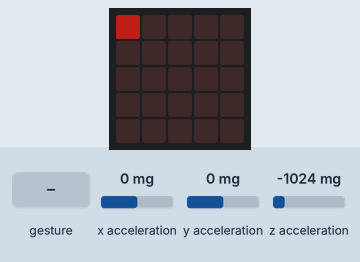
Recording of a program running on a simulated BBC micro:bit running MicroPython. Parts: the board's 5×5 LED display. The test bench sets the inputs (shaded band); at power-on: z acceleration -1024 mg, x acceleration 0 mg, y acceleration 0 mg. Dim RGB values are drawn brighter than linear; no radio messages arrive unless stated (any console line starting 'radio sent:' is added by the test bench); a tilt is held for 1.5 s and a shake lasts 1 s, then the board lies face up again; what the program prints to the serial console is not drawn.

Above: at 4.2 s.
4.3 s: gesture 'shake'
8.8 s: z acceleration set to -1440 mg
Timing chart, 0 to 11.3 s (numbered marks = the images above; inputs shaded):
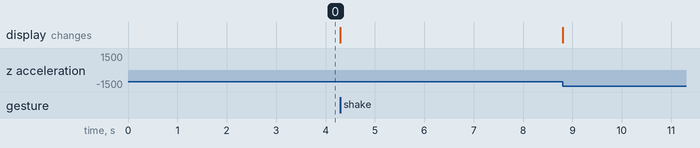

The program:

__.py
```python
import radio as 廣播
import ustruct as 結構
from microbit import display as 燈光
from microbit import accelerometer as 加速度
import utime as 時間

廣播.on()

while True:
    燈光.clear()
    x = 加速度.get_x()
    y = 加速度.get_y()
    z = 加速度.get_z()
    晃動 = 加速度.is_gesture('shake')

    包裝資料 = 結構.pack('hhhh',x, y, z, 晃動)
    廣播.send_bytes(包裝資料)
    燈光.set_pixel(0, 0, 3)
    時間.sleep_ms(200)
```
